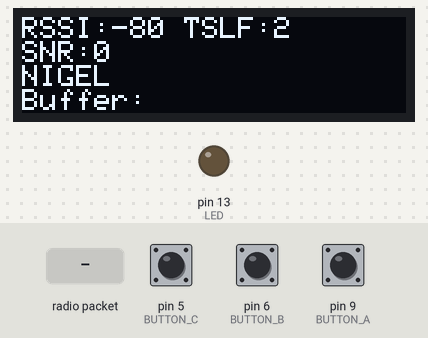
Bench run of a sketch on a simulated Arduino Uno, built for the host (arithmetic inside an expression is 32-bit, double 64-bit). On the bench: 128×32 one-colour display, output pins drawn as LEDs (lit = HIGH). Inputs (shaded band) come from the test bench; at power-on: pin 5 (BUTTON_C) HIGH, pin 9 (BUTTON_A) HIGH, pin 6 (BUTTON_B) HIGH. The display library's start-up logo is not drawn; no radio packets arrive unless stated; pins used as bus, display or sensor lines are not drawn; what the sketch prints to the serial monitor is not drawn.

Above: at 2.6 s.
2.7 s: radio packet "[" arrives
At 4.4 s:
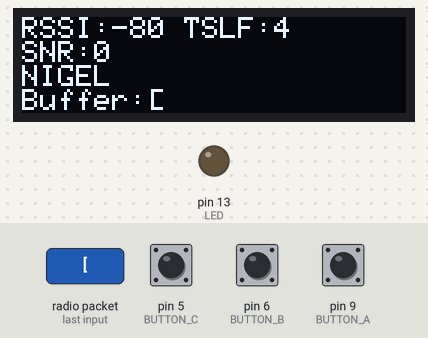
5.7 s: pin 5 (BUTTON_C) pulled LOW for 0.15 s
At 6.7 s:
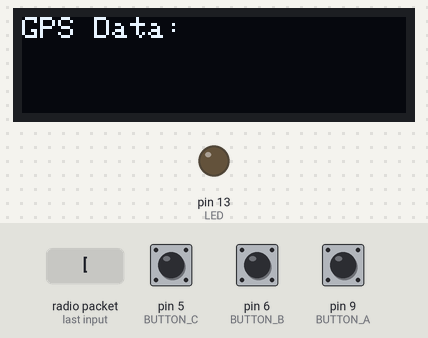
7.3 s: pin 9 (BUTTON_A) pulled LOW for 0.15 s
At 8.7 s:
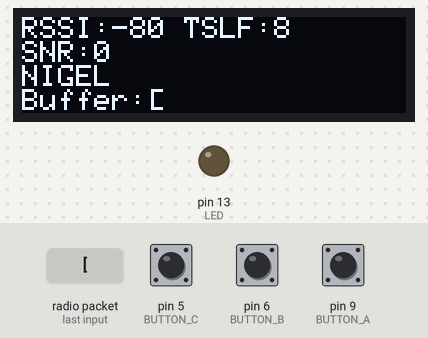
10.4 s: radio packet "{" arrives
At 13.0 s:
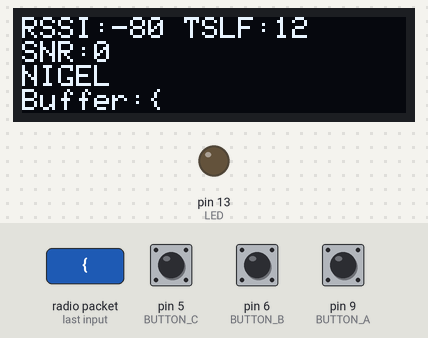
13.4 s: radio packet "(" arrives
At 14.5 s:
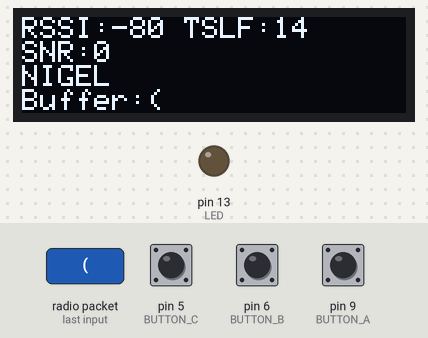
16.4 s: radio packet "1" arrives
At 18.9 s:
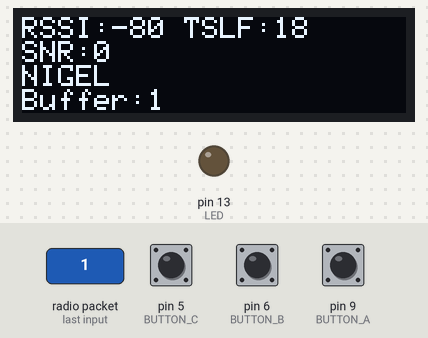
Timing chart, 0 to 20.4 s (numbered marks = the images above; inputs shaded):
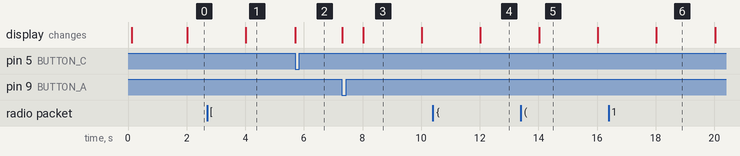

Measured:
- after the input at 2.7 s, the display: changes after 1.3 s (image 1)
- after the input at 5.7 s, the display: changes at once (image 2)
- after the input at 7.3 s, the display: first changes at once (image 3 shows a later state)
- after the input at 10.4 s, the display: changes after 1.6 s (image 4)
- after the input at 13.4 s, the display: changes after 0.62 s (image 5)
- after the input at 16.4 s, the display: changes after 1.6 s (image 6)
- what the display in image 3 shows lasts 2.0 s, from 8.0 s to 10.0 s

The sketch:

NIGEL.ino
```cpp
// Feather LoRa Receiver Code
// MSGC BOREALIS

//Used for the LoRa 900 MHz Radio Feather M0 being used as a receiver.
//Make sure to plug the uFl cable into an antenna and the usb port into a computer to save data.
#include <SPI.h>
#include <Wire.h>
#include <RH_RF95.h>
#include <Adafruit_SSD1306.h>
#define PACKET_LEN 0x79
#define RFM95_CS 8
#define RFM95_RST 4
#define RFM95_INT 3
#define RF95_FREQ 960.0
#define RF95_TXPOWER 23
#define RF95_SPREADINGFACTOR 10
#define RF95_SIGNALBW 500000 //doesn't do anything
#define THISADDRESS 0xFE
#define ACCEPTEDADDRESS 0xFD
#define LED 13
#define BUTTON_A  9
#define BUTTON_B  6
#define BUTTON_C  5

RH_RF95 rf95(RFM95_CS, RFM95_INT); // Singleton instance of the radio driver
Adafruit_SSD1306 display = Adafruit_SSD1306(128, 32, &Wire);
int displayMode = 0;        ///< Screen display mode(0=RSSI,TSLF,SNR,BoardID,Buffer; 1=Buffer; 2=GPS Data)
int timeOfLastSignal = 0;   ///< Helps to indicate how long ago the last transmission was
uint32_t timer = millis();  ///< Keeps track of when to refresh screen

// for message from radio
uint8_t buf[RH_RF95_MAX_MESSAGE_LEN];
uint8_t len = sizeof(buf);

// 256 Byte Receive Packet
uint8_t message[256];

void setup(){
  pinMode(LED, OUTPUT);
  pinMode(RFM95_RST, OUTPUT);
  digitalWrite(RFM95_RST, HIGH);
  Serial.begin(9600);
  while (!Serial) {delay(1);}
  delay(100);
  Serial.print("NIGEL|");
  Serial.println(len);
  //--Radio Setup--//
  digitalWrite(RFM95_RST, LOW);
  delay(10);
  digitalWrite(RFM95_RST, HIGH);
  delay(10);
  while (!rf95.init()) {while (1);}
  if (!rf95.setFrequency(RF95_FREQ)) {while (1);}
  rf95.setSpreadingFactor(RF95_SPREADINGFACTOR); //sets spreading factor
  rf95.setTxPower(RF95_TXPOWER, false);
  rf95.setPromiscuous(false);
  rf95.setThisAddress(THISADDRESS); //sets unique address for radio so it doesn't get unintended data
  rf95.setHeaderTo(ACCEPTEDADDRESS);
  rf95.setHeaderFrom(THISADDRESS);
  //--OLED Setup--//
  display.begin(SSD1306_SWITCHCAPVCC, 0x3C); // Address 0x3C for 128x32
  display.display();
  delay(1000);
  display.clearDisplay();
  display.display();
  display.setTextSize(1);
  display.setTextColor(WHITE);
  display.setCursor(0,0);
  pinMode(BUTTON_A, INPUT_PULLUP);
  pinMode(BUTTON_B, INPUT_PULLUP);
  pinMode(BUTTON_C, INPUT_PULLUP);
}

void loop(){
  unsigned int i;
  //--Radio Loop--//--receive message
  if (rf95.available()){
    if (rf95.recv(buf, &len)){
      if (rf95.headerFrom() == ACCEPTEDADDRESS) {
        digitalWrite(LED, HIGH);
        if((char)buf[0] == '['){
          Serial.print('['); //start character repeat
          for(i=0;i<len;i++){
            Serial.print(buf[i]);
            Serial.print(',');
          }
          Serial.print("RSSI");
          Serial.print(rf95.lastRssi(), DEC);
          Serial.print(',');
          Serial.print("SNR");
          Serial.print(rf95.lastSNR(), DEC);
          Serial.print(']');
          Serial.println("");
        }
        else if((char)buf[0] == '{'){
          Serial.print('{'); //start character
          for(i=0;i<len;i++){
            Serial.print(buf[i]);
            Serial.print(',');
          }
          Serial.print("RSSI");
          Serial.print(rf95.lastRssi(), DEC);
          Serial.print(',');
          Serial.print("SNR");
          Serial.print(rf95.lastSNR(), DEC);
          Serial.print('}');
          Serial.println("");
        }
        else if((char)buf[0] == '('){
          Serial.print('('); //start character
          for(i=0;i<len;i++){
            Serial.print(buf[i]);
            Serial.print(',');
          }
          Serial.print("RSSI");
          Serial.print(rf95.lastRssi(), DEC);
          Serial.print(',');
          Serial.print("SNR");
          Serial.print(rf95.lastSNR(), DEC);
          Serial.print(')');
          Serial.println("");
        }
        digitalWrite(LED, LOW);
        timeOfLastSignal = millis();
      }
      else{}
    }
  }
  //--END Radio Loop--//
  //--OLED Display Loop--//
  if(!digitalRead(BUTTON_A)) {
    displayMode = 0;
    updateScreen();
  }
  if(!digitalRead(BUTTON_B)) {
    displayMode = 1;
    updateScreen();
  }
  if(!digitalRead(BUTTON_C)) {
    displayMode = 2;
    updateScreen();
  }
  if (timer > millis()) timer = millis();
  if (millis() - timer > 2000){
    timer = millis();
    updateScreen();
  }
  //--END OLED DisplayLoop--//
}

void updateScreen() {
  display.clearDisplay();
  display.setCursor(0,0);
  switch(displayMode) {
    case 0:
    updateScreen0(); break;
    case 1:
    updateScreen1(); break;
    case 2:
    updateScreen2(); break;
    default: break;//Serial.println("You messed up your display modes somehow");
  }
  display.display();
}

void updateScreen0() {
  int i;
  display.print("RSSI:");
  display.print(rf95.lastRssi(), DEC);
  display.println(" TSLF:" + (String)((millis()-timeOfLastSignal)/1000));
  display.print("SNR:");
  display.println(rf95.lastSNR());
  display.println("NIGEL");
  display.print("Buffer:");
  display.print((char*)buf);

}

void updateScreen1() {
  int i;
  display.print("Data Buf:");
        for(i=0;i<20;i++){
          display.print((char*)buf[i]);
          display.print(',');
        }
  display.println("");
  display.println("");
  }

void updateScreen2() {
  int i;
  display.print("GPS Data:");
        for(i=20;i<len;i++){
          display.print((char)buf[i]);
        }
  }
```
